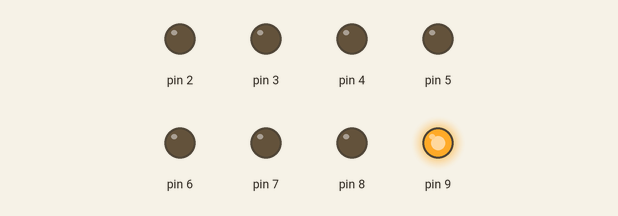
Recording of a sketch running on a simulated Arduino Uno, built with avr-gcc and run on an emulated ATmega328P. Shown: output pins drawn as LEDs (lit = HIGH).

Above: at 0.05 s.
At 0.35 s:
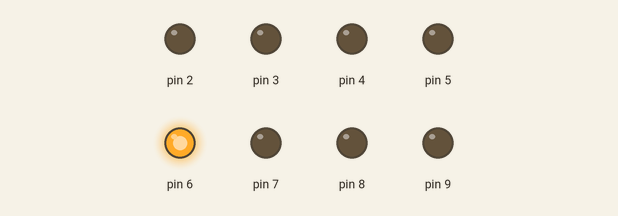
At 0.75 s:
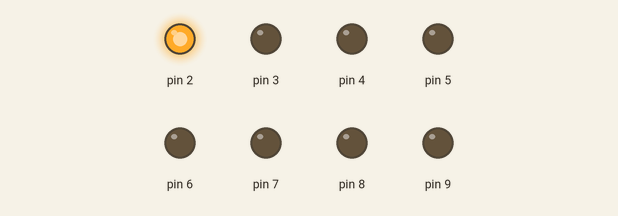
At 1.45 s:
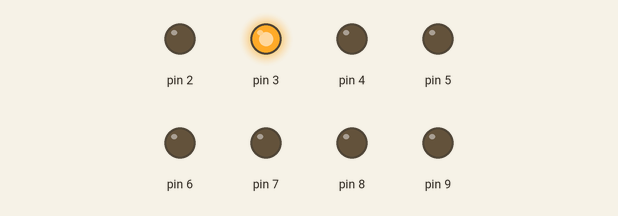
At 2.15 s:
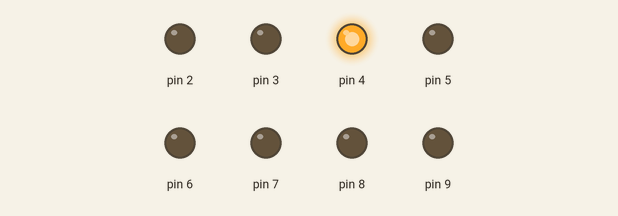
At 2.85 s:
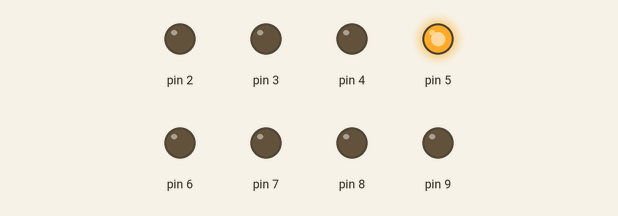
Timing chart, 0 to 3.1 s (numbered marks = the images above):
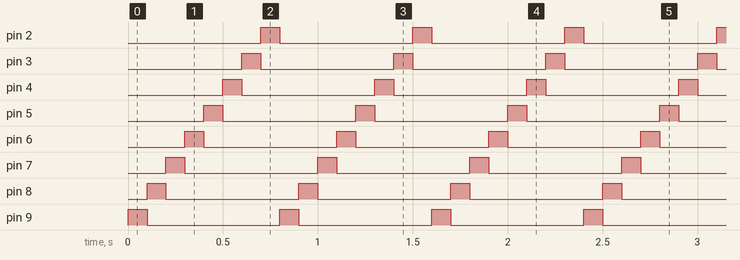

Measured:
- by itself, pin 2–9: alternates HIGH for 0.10 s and LOW for 0.70 s
- by itself, everything shown: repeats every 0.80 s, in 8 steps

The sketch:

Estrealla_Fugaz.ino
```cpp
void setup() {

  pinMode(9, OUTPUT);
  pinMode(8, OUTPUT);
  pinMode(7, OUTPUT);
  pinMode(6, OUTPUT);
  pinMode(5, OUTPUT);
  pinMode(4, OUTPUT);
  pinMode(3, OUTPUT);
  pinMode(2, OUTPUT);
}

void loop() {

  digitalWrite(9,HIGH);
  delay(100);
  digitalWrite(9, LOW);

  digitalWrite(8,HIGH);
  delay(100);
  digitalWrite(8, LOW);

  digitalWrite(7, HIGH);
  delay(100);
  digitalWrite(7, LOW);

  digitalWrite(6, HIGH);
  delay(100);
  digitalWrite(6, LOW);

  digitalWrite(5, HIGH);
  delay(100);
  digitalWrite(5,LOW);

  digitalWrite(4, HIGH);
  delay(100);
  digitalWrite(4,LOW);

  digitalWrite(3, HIGH);
  delay(100);
  digitalWrite(3,LOW);

  digitalWrite(2, HIGH);
  delay(100);
  digitalWrite(2,LOW);


}
```
